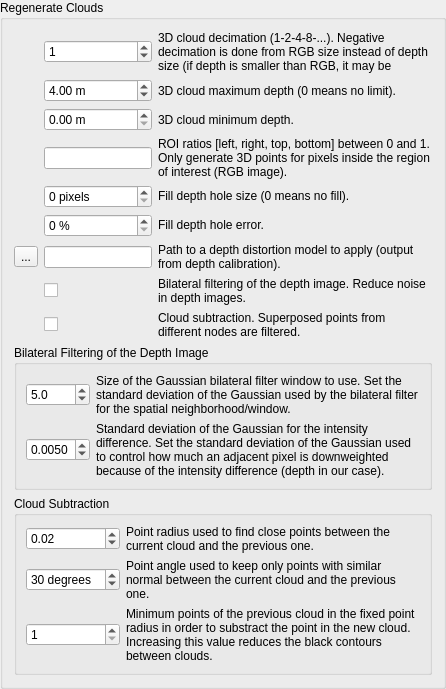
        <widget class="QGroupBox" name="groupBox_regenerate">
         <property name="title">
          <string>Regenerate Clouds</string>
         </property>
         <property name="checkable">
          <bool>false</bool>
         </property>
         <layout class="QVBoxLayout" name="verticalLayout_14">
          <item>
           <layout class="QGridLayout" name="gridLayout" columnstretch="0,0,1">
            <item row="6" column="2">
             <widget class="QLabel" name="label_134">
              <property name="text">
               <string>Path to a depth distortion model to apply (output from depth calibration).</string>
              </property>
              <property name="wordWrap">
               <bool>true</bool>
              </property>
             </widget>
            </item>
            <item row="3" column="2">
             <widget class="QLabel" name="label_135">
              <property name="text">
               <string>ROI ratios [left, right, top, bottom] between 0 and 1. Only generate 3D points for pixels inside the region of interest (RGB image).</string>
              </property>
              <property name="wordWrap">
               <bool>true</bool>
              </property>
             </widget>
            </item>
            <item row="1" column="1">
             <widget class="QDoubleSpinBox" name="doubleSpinBox_maxDepth">
              <property name="suffix">
               <string> m</string>
              </property>
              <property name="decimals">
               <number>2</number>
              </property>
              <property name="maximum">
               <double>100.000000000000000</double>
              </property>
              <property name="singleStep">
               <double>0.100000000000000</double>
              </property>
              <property name="value">
               <double>4.000000000000000</double>
              </property>
             </widget>
            </item>
            <item row="5" column="2">
             <widget class="QLabel" name="label_198">
              <property name="text">
               <string>Fill depth hole error.</string>
              </property>
              <property name="wordWrap">
               <bool>true</bool>
              </property>
              <property name="textInteractionFlags">
               <set>Qt::LinksAccessibleByMouse|Qt::TextSelectableByMouse</set>
              </property>
             </widget>
            </item>
            <item row="3" column="1">
             <widget class="QLineEdit" name="lineEdit_roiRatios"/>
            </item>
            <item row="2" column="1">
             <widget class="QDoubleSpinBox" name="doubleSpinBox_minDepth">
              <property name="suffix">
               <string> m</string>
              </property>
              <property name="decimals">
               <number>2</number>
              </property>
              <property name="maximum">
               <double>100.000000000000000</double>
              </property>
              <property name="singleStep">
               <double>0.100000000000000</double>
              </property>
              <property name="value">
               <double>0.000000000000000</double>
              </property>
             </widget>
            </item>
            <item row="0" column="2">
             <widget class="QLabel" name="label_108">
              <property name="text">
               <string>3D cloud decimation (1-2-4-8-...). Negative decimation is done from RGB size instead of depth size (if depth is smaller than RGB, it may be interpolated depending of the decimation value).</string>
              </property>
              <property name="wordWrap">
               <bool>true</bool>
              </property>
             </widget>
            </item>
            <item row="8" column="1">
             <widget class="QCheckBox" name="checkBox_subtraction">
              <property name="text">
               <string/>
              </property>
             </widget>
            </item>
            <item row="6" column="1">
             <widget class="QLineEdit" name="lineEdit_distortionModel"/>
            </item>
            <item row="8" column="2">
             <widget class="QLabel" name="label_137">
              <property name="text">
               <string>Cloud subtraction. Superposed points from different nodes are filtered.</string>
              </property>
              <property name="wordWrap">
               <bool>true</bool>
              </property>
             </widget>
            </item>
            <item row="4" column="2">
             <widget class="QLabel" name="label_197">
              <property name="text">
               <string>Fill depth hole size (0 means no fill).</string>
              </property>
              <property name="wordWrap">
               <bool>true</bool>
              </property>
              <property name="textInteractionFlags">
               <set>Qt::LinksAccessibleByMouse|Qt::TextSelectableByMouse</set>
              </property>
             </widget>
            </item>
            <item row="1" column="2">
             <widget class="QLabel" name="label_132">
              <property name="text">
               <string>3D cloud maximum depth (0 means no limit).</string>
              </property>
              <property name="wordWrap">
               <bool>true</bool>
              </property>
             </widget>
            </item>
            <item row="0" column="1">
             <widget class="QSpinBox" name="spinBox_decimation">
              <property name="minimum">
               <number>-32</number>
              </property>
              <property name="maximum">
               <number>32</number>
              </property>
              <property name="value">
               <number>1</number>
              </property>
             </widget>
            </item>
            <item row="5" column="1">
             <widget class="QSpinBox" name="spinBox_fillDepthHolesError">
              <property name="suffix">
               <string> %</string>
              </property>
             </widget>
            </item>
            <item row="6" column="0">
             <widget class="QToolButton" name="toolButton_distortionModel">
              <property name="text">
               <string>...</string>
              </property>
             </widget>
            </item>
            <item row="7" column="1">
             <widget class="QCheckBox" name="checkBox_bilateral">
              <property name="text">
               <string/>
              </property>
             </widget>
            </item>
            <item row="2" column="2">
             <widget class="QLabel" name="label_133">
              <property name="text">
               <string>3D cloud minimum depth.</string>
              </property>
              <property name="wordWrap">
               <bool>true</bool>
              </property>
             </widget>
            </item>
            <item row="7" column="2">
             <widget class="QLabel" name="label_136">
              <property name="text">
               <string>Bilateral filtering of the depth image. Reduce noise in depth images.</string>
              </property>
              <property name="wordWrap">
               <bool>true</bool>
              </property>
             </widget>
            </item>
            <item row="4" column="1">
             <widget class="QSpinBox" name="spinBox_fillDepthHoles">
              <property name="suffix">
               <string> pixels</string>
              </property>
             </widget>
            </item>
           </layout>
          </item>
          <item>
           <widget class="QGroupBox" name="groupBox_bilateral">
            <property name="title">
             <string>Bilateral Filtering of the Depth Image</string>
            </property>
            <property name="checkable">
             <bool>false</bool>
            </property>
            <layout class="QGridLayout" name="gridLayout_13" columnstretch="0,1">
             <item row="1" column="0">
              <widget class="QDoubleSpinBox" name="doubleSpinBox_bilateral_sigmaR">
               <property name="suffix">
                <string/>
               </property>
               <property name="decimals">
                <number>4</number>
               </property>
               <property name="minimum">
                <double>0.000100000000000</double>
               </property>
               <property name="maximum">
                <double>1.000000000000000</double>
               </property>
               <property name="singleStep">
                <double>0.001000000000000</double>
               </property>
               <property name="value">
                <double>0.005000000000000</double>
               </property>
              </widget>
             </item>
             <item row="1" column="1">
              <widget class="QLabel" name="label_194">
               <property name="text">
                <string>Standard deviation of the Gaussian for the intensity difference. Set the standard deviation of the Gaussian used to control how much an adjacent pixel is downweighted because of the intensity difference (depth in our case).</string>
               </property>
               <property name="wordWrap">
                <bool>true</bool>
               </property>
               <property name="textInteractionFlags">
                <set>Qt::LinksAccessibleByMouse|Qt::TextSelectableByMouse</set>
               </property>
              </widget>
             </item>
             <item row="0" column="0">
              <widget class="QDoubleSpinBox" name="doubleSpinBox_bilateral_sigmaS">
               <property name="suffix">
                <string/>
               </property>
               <property name="decimals">
                <number>1</number>
               </property>
               <property name="minimum">
                <double>0.100000000000000</double>
               </property>
               <property name="maximum">
                <double>100.000000000000000</double>
               </property>
               <property name="singleStep">
                <double>1.000000000000000</double>
               </property>
               <property name="value">
                <double>5.000000000000000</double>
               </property>
              </widget>
             </item>
             <item row="0" column="1">
              <widget class="QLabel" name="label_195">
               <property name="text">
                <string>Size of the Gaussian bilateral filter window to use. Set the standard deviation of the Gaussian used by the bilateral filter for the spatial neighborhood/window.</string>
               </property>
               <property name="wordWrap">
                <bool>true</bool>
               </property>
               <property name="textInteractionFlags">
                <set>Qt::LinksAccessibleByMouse|Qt::TextSelectableByMouse</set>
               </property>
              </widget>
             </item>
            </layout>
           </widget>
          </item>
          <item>
           <widget class="QGroupBox" name="groupBox_subtraction">
            <property name="title">
             <string>Cloud Subtraction</string>
            </property>
            <property name="checkable">
             <bool>false</bool>
            </property>
            <layout class="QGridLayout" name="gridLayout_11" columnstretch="0,1">
             <item row="2" column="1">
              <widget class="QLabel" name="label_174">
               <property name="text">
                <string>Minimum points of the previous cloud in the fixed point radius in order to substract the point in the new cloud. Increasing this value reduces the black contours between clouds.</string>
               </property>
               <property name="wordWrap">
                <bool>true</bool>
               </property>
               <property name="textInteractionFlags">
                <set>Qt::LinksAccessibleByMouse|Qt::TextSelectableByMouse</set>
               </property>
              </widget>
             </item>
             <item row="1" column="1">
              <widget class="QLabel" name="label_193">
               <property name="text">
                <string>Point angle used to keep only points with similar normal between the current cloud and the previous one.</string>
               </property>
               <property name="wordWrap">
                <bool>true</bool>
               </property>
               <property name="textInteractionFlags">
                <set>Qt::LinksAccessibleByMouse|Qt::TextSelectableByMouse</set>
               </property>
              </widget>
             </item>
             <item row="0" column="0">
              <widget class="QDoubleSpinBox" name="doubleSpinBox_subtractPointFilteringRadius">
               <property name="suffix">
                <string/>
               </property>
               <property name="minimum">
                <double>0.010000000000000</double>
               </property>
               <property name="maximum">
                <double>1.000000000000000</double>
               </property>
               <property name="singleStep">
                <double>0.010000000000000</double>
               </property>
               <property name="value">
                <double>0.020000000000000</double>
               </property>
              </widget>
             </item>
             <item row="0" column="1">
              <widget class="QLabel" name="label_192">
               <property name="text">
                <string>Point radius used to find close points between the current cloud and the previous one.</string>
               </property>
               <property name="wordWrap">
                <bool>true</bool>
               </property>
               <property name="textInteractionFlags">
                <set>Qt::LinksAccessibleByMouse|Qt::TextSelectableByMouse</set>
               </property>
              </widget>
             </item>
             <item row="2" column="0">
              <widget class="QSpinBox" name="spinBox_subtractFilteringMinPts">
               <property name="minimum">
                <number>1</number>
               </property>
              </widget>
             </item>
             <item row="1" column="0">
              <widget class="QDoubleSpinBox" name="doubleSpinBox_subtractPointFilteringAngle">
               <property name="suffix">
                <string> degrees</string>
               </property>
               <property name="decimals">
                <number>0</number>
               </property>
               <property name="maximum">
                <double>180.000000000000000</double>
               </property>
               <property name="value">
                <double>30.000000000000000</double>
               </property>
              </widget>
             </item>
            </layout>
           </widget>
          </item>
         </layout>
        </widget>
